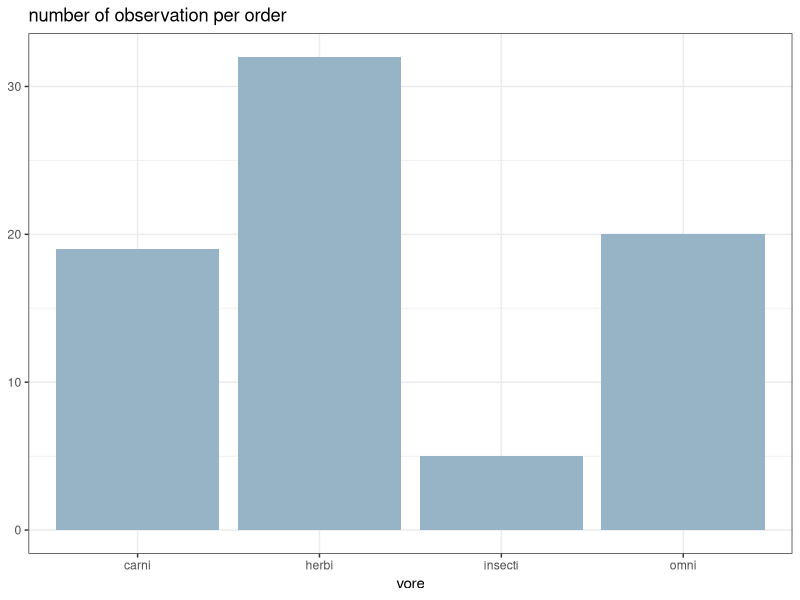
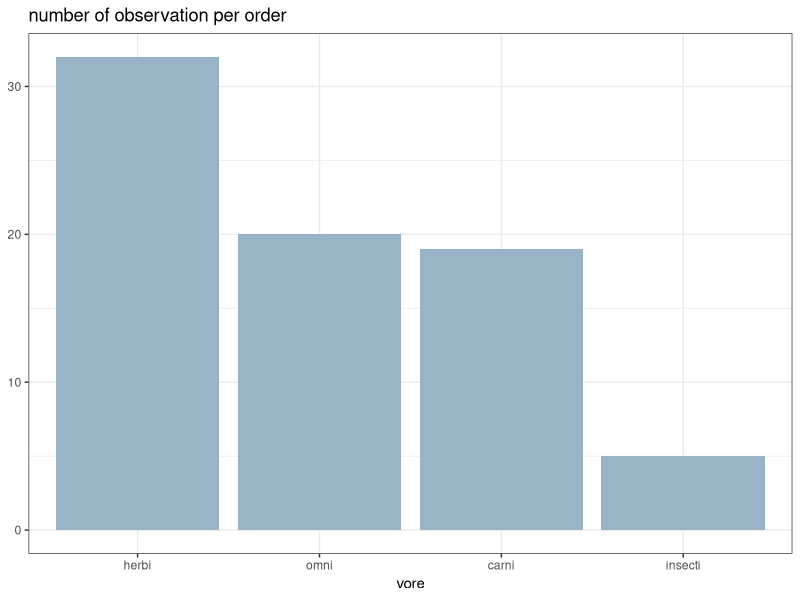
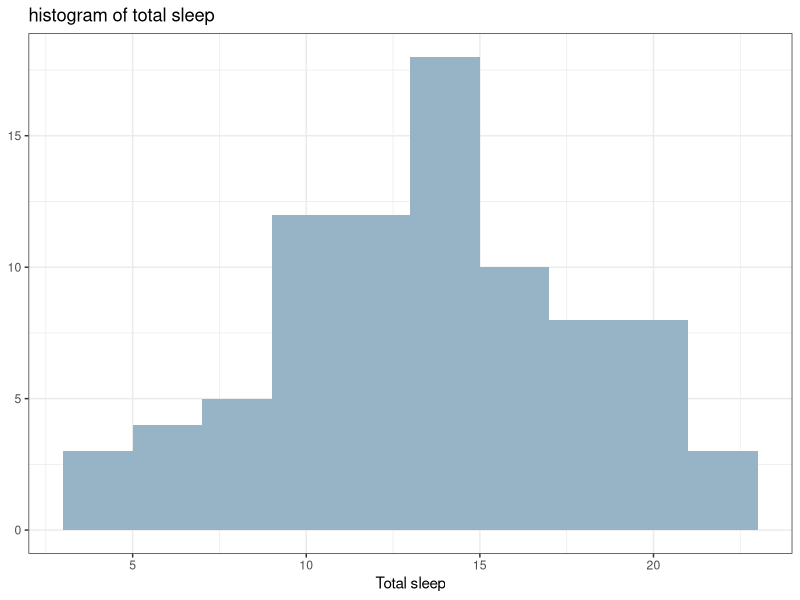

Generate these figures, in order, with R:
library(tidyverse)
View(msleep)
names(msleep)
msleep %>% 
  drop_na(vore) %>% 
  ggplot(aes(x=vore))+
  #coord_flip()+
  geom_bar(fill="#97B3C6")+
  theme_bw()+
  labs(x="vore",y=NULL,title = "number of observation per order")
library(tidyverse)

msleep %>% 
  drop_na(vore) %>% 
  ggplot(aes(fct_infreq(vore))) +
  #coord_flip()+
  geom_bar(fill="#97B3C6")+
  theme_bw()+
  labs(x="vore",y=NULL,title = "number of observation per order")

msleep %>% 
  ggplot(aes(awake)) +
  geom_histogram(binwidth = 2,fill="#97B3C6")+
  theme_bw()+
  labs(x="Total sleep",y=NULL,title = "histogram of total sleep")
